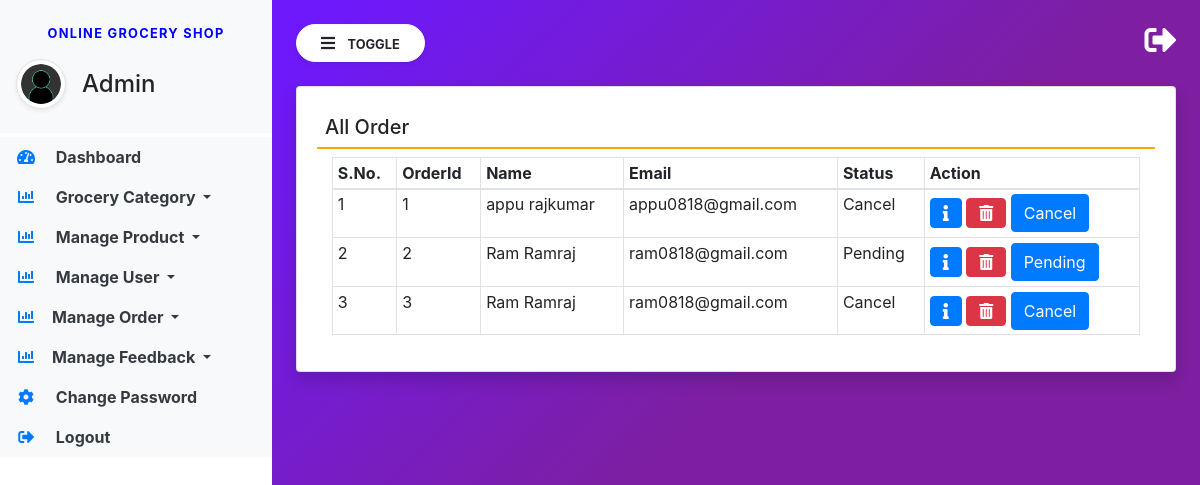
The app's page /manage-order/ with its own data.
### groceryapp/models.py (models this page shows, shortened)
class Booking(models.Model):
    user = models.ForeignKey(User, on_delete=models.CASCADE, null=True, blank=True)
    product = models.TextField(default={'objects': []}, null=True, blank=True)
    total = models.CharField(max_length=100, null=True, blank=True)
    status = models.IntegerField(choices=ORDERSTATUS, default=1)
    created = models.DateTimeField(auto_now_add=True)
    updated = models.DateTimeField(auto_now=True)

### groceryapp/views.py (the view)
# urls.py: path('manage-order/', manage_order, name="manage_order"),
def manage_order(request):
    action = request.GET.get('action', 0)
    order = Booking.objects.filter(status=int(action))
    order_status = ORDERSTATUS[int(action)-1][1]
    if int(action) == 0:
        order = Booking.objects.filter()
        order_status = 'All'
    return render(request, 'manage_order.html', locals())

### groceryapp/models.py (called while the page is built)
    def __str__(self):
        return self.name

### groceryapp/templatetags/custom_tags.py (called while the page is built)
@register.filter()
def get_product(productli):
    try:
        productli = productli.replace("'", '"')
        myli = json.loads(str(productli))['objects'][0]
        print(myli)
        pro_li = []
        for i, j in myli.items():
            pro_li.append(int(i))
        product = Product.objects.filter(id__in=pro_li)
        print(product)
        return product
    except:
        return None

@register.simple_tag
def get_qty(pro, bookid):
    try:
        book = Booking.objects.get(id=bookid)
        productli = book.product.replace("'", '"')
        myli = json.loads(str(productli))['objects'][0]
        return myli[str(pro)]
    except:
        return 0

### groceryapp/templates/manage_order.html (shortened to what this page needs)
{% extends 'admin_base.html' %}
{% block main %}
{% load custom_tags %}
<div class="card shadow">
    <div class="card-body">
        <h5 class="p-2" style="border-bottom: 2px solid orange;">{{order_status}} Order</h5>
        <div class="container-fluid">
            <table class="table table-bordered table-sm" id="example">
                <thead>
                <tr>
                    <th>S.No.</th>
                    <th>OrderId</th>
                    <th>Name</th>
                    <th>Email</th>
                    <th>Status</th>
                    <th>Action</th>
                </tr>
                </thead>
                <tbody>
                {% for i in order %}
                <tr>
                    <td>{{forloop.counter}}</td>
                    <td>{{i.id}}</td>
                    <td>{{i.user.first_name}} {{i.user.last_name}}</td>
                    <td>{{i.user.username}}</td>
                    <td>
                        {{i.get_status_display}}
                    </td>
                    <td>
                        <button type="button" class="btn btn-primary" data-toggle="modal" data-target="#exampleModal-{{forloop.counter}}">
                          <i class="fas fa-info"></i>
                        </button>
                        <a href="/delete-order/{{i.id}}/?action={{request.GET.action}}" class="btn btn-danger"
                           onclick="return confirm('Are You Sure?')">
                            <i class="fas fa-trash-alt"></i>
                        </a>
                        <a href="/admin-order-track/{{i.id}}/" class="btn btn-primary" title="Track Status">{{i.get_status_display}}</a>
                    </td>
                </tr>
                {% endfor %}
                </tbody>
            </table>
        </div>
    </div>
</div>
{% endblock %}

### groceryapp/static/css/sidebar.css (style rules this page uses)
body { background-image : linear-gradient(135.9deg,rgba(109,25,252,1) 16.4%,rgba(125,31,160,1) 56.1%); min-height:100vh; }

### records on screen
Booking: id "1", user.first_name "appu", user.last_name "rajkumar", user.username "appu0818@gmail.com", status "Cancel"
Booking: id "2", user.first_name "Ram", user.last_name "Ramraj", user.username "ram0818@gmail.com", status "Pending"
Booking: id "3", user.first_name "Ram", user.last_name "Ramraj", user.username "ram0818@gmail.com", status "Cancel"

### other values on screen
{{ order_status }} "All"
